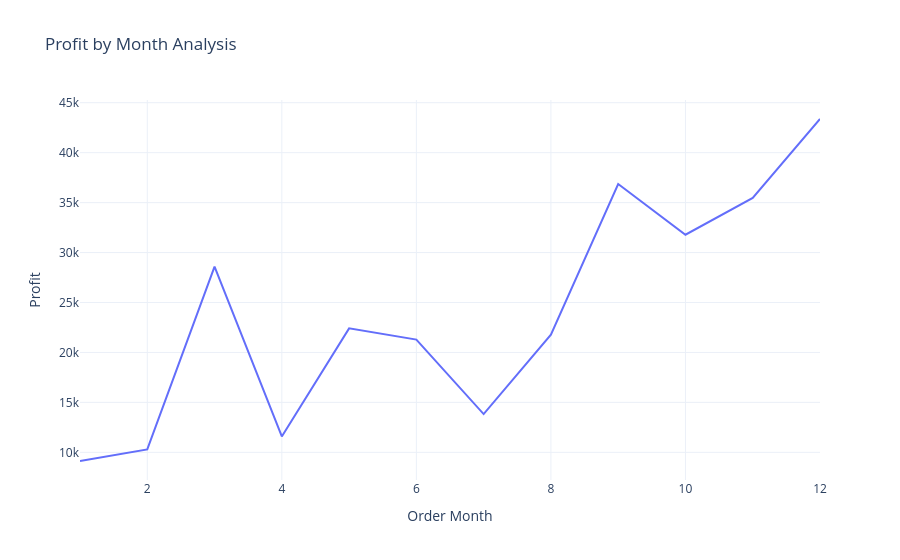

Here is the notebook cell this chart was saved with:
### Code cell
fig4 = px.line(profit_by_month,
              x='Order Month',
              y= 'Profit',
              title='Profit by Month Analysis')
fig4.show()

### Figure 1 — Plotly figure (JSON) as saved in the notebook; plotly's stock layout.template omitted (floating-point values rounded to 4 significant figures)
{"data": [{"hovertemplate": "Order Month=%{x}<br>Profit=%{y}<extra></extra>", "legendgroup": "", "line": {"color": "#636efa", "dash": "solid"}, "marker": {"symbol": "circle"}, "mode": "lines", "name": "", "orientation": "v", "showlegend": false, "type": "scatter", "x": [1, 2, 3, 4, 5, 6, 7, 8, 9, 10, 11, 12], "xaxis": "x", "y": [9134.0, 10290.0, 28590.0, 11590.0, 22410.0, 21290.0, 13830.0, 21780.0, 36860.0, 31780.0, 35470.0, 43370.0], "yaxis": "y"}], "layout": {"legend": {"tracegroupgap": 0}, "title": {"text": "Profit by Month Analysis"}, "xaxis": {"anchor": "y", "domain": [0, 1], "title": {"text": "Order Month"}}, "yaxis": {"anchor": "x", "domain": [0, 1], "title": {"text": "Profit"}}}}
